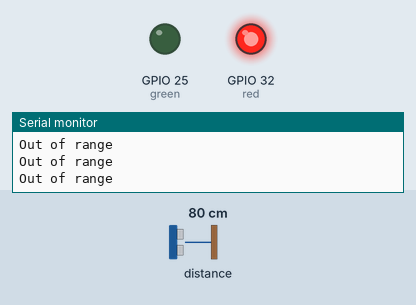
Simulated run of this sketch. Board: ESP32. On the bench: output pins drawn as LEDs (lit = HIGH), the last lines printed to the serial monitor. Inputs (shaded band) come from the test bench; at power-on: distance to the obstacle 80 cm.

Above: at 1.2 s.
1.3 s: distance to the obstacle set to 77 cm
At 2.3 s:
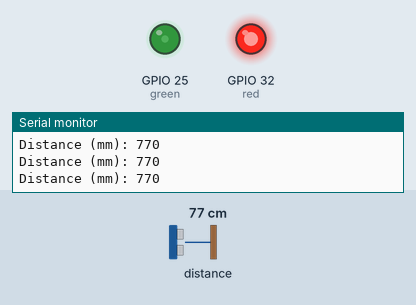
2.8 s: distance to the obstacle set to 2 cm
At 3.4 s:
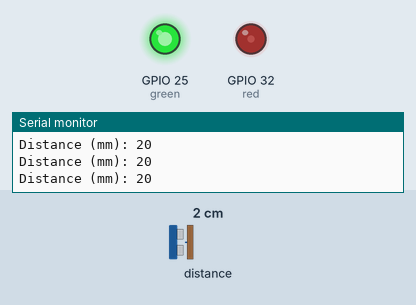
4.3 s: distance to the obstacle set to 9 cm
At 5.6 s:
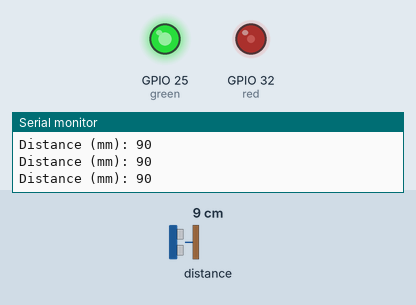
5.9 s: distance to the obstacle set to 35 cm
At 6.9 s:
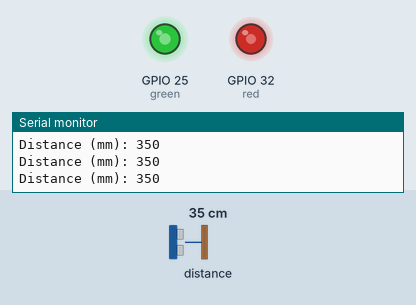
7.5 s: distance to the obstacle set to 60 cm
At 8.1 s:
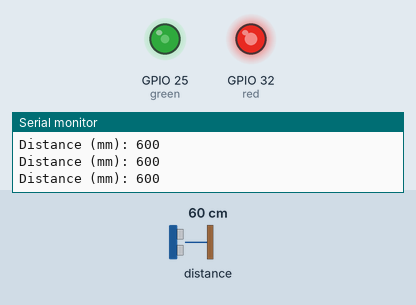
9.1 s: distance to the obstacle set to 120 cm
At 10.5 s:
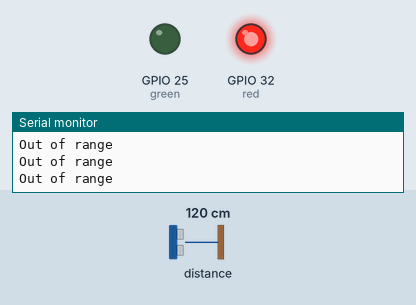
Timing chart, 0 to 11.7 s (numbered marks = the images above; inputs shaded):
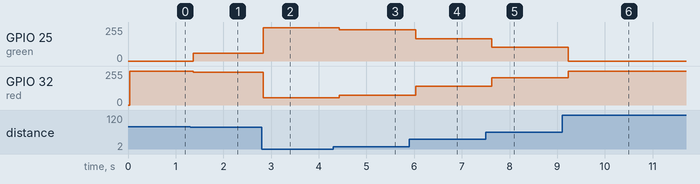

Measured:
- the behaviour switches between 80 and 79 cm on distance to the obstacle (found by bisection; images 0 and 1)
- after the input at 1.3 s, GPIO 25 (green): 0/255 → 59/255 after 0.07 s; GPIO 32 (red): 255/255 → 246/255 after 0.07 s
- after the input at 2.8 s, GPIO 25 (green): 59/255 → 250/255 at once; GPIO 32 (red): 246/255 → 55/255 at once
- after the input at 4.3 s, GPIO 25 (green): 250/255 → 233/255 after 0.13 s; GPIO 32 (red): 55/255 → 72/255 after 0.13 s
- after the input at 5.9 s, GPIO 25 (green): 233/255 → 166/255 after 0.13 s; GPIO 32 (red): 72/255 → 139/255 after 0.13 s
- after the input at 7.5 s, GPIO 25 (green): 166/255 → 102/255 after 0.13 s; GPIO 32 (red): 139/255 → 203/255 after 0.13 s
- after the input at 9.1 s, GPIO 25 (green): 102/255 → 0/255 after 0.13 s; GPIO 32 (red): 203/255 → 255/255 after 0.13 s

The sketch:

test_tof_1.ino
```cpp
#include <Wire.h>
#include <Adafruit_VL53L0X.h>

Adafruit_VL53L0X lox = Adafruit_VL53L0X();
int red = 32;
int green = 25;

void setup() {
  Serial.begin(115200);
  while (!Serial) {
    delay(10);
  }
  Serial.println("VL53L0X Test");

  Wire.begin();

  if (!lox.begin()) {
    Serial.println("Failed to find VL53L0X sensor! Check wiring.");
    while (1) {
      delay(10);
    }
  }

  Serial.println("VL53L0X sensor initialized successfully.");

  pinMode(red, OUTPUT);
  pinMode(green, OUTPUT);
}

void setColor(int r, int g) {
  // Use PWM to control LED brightness
  analogWrite(red, r);
  analogWrite(green, g);
}

void loop() {
  VL53L0X_RangingMeasurementData_t measure;

  lox.rangingTest(&measure, false);

  if (measure.RangeStatus != 4 && measure.RangeMilliMeter < 800) {
    int distance = measure.RangeMilliMeter;
    Serial.print("Distance (mm): ");
    Serial.println(distance);

    // Map the distance to RGB values (adjust range as needed)
    int r = map(distance, 0, 1000, 0, 255);   // Red increases with distance
    int g = map(distance, 0, 1000, 255, 0);   // Green decreases with distance


    // Clamp the values
    r = constrain(r, 0, 255);
    r += 50;
    g = constrain(g, 0, 255);


    setColor(r, g); // Set the LED color

  } else {
    Serial.println("Out of range");
    setColor(255, 0); // Red for out of range
  }

  delay(100);
}
```
